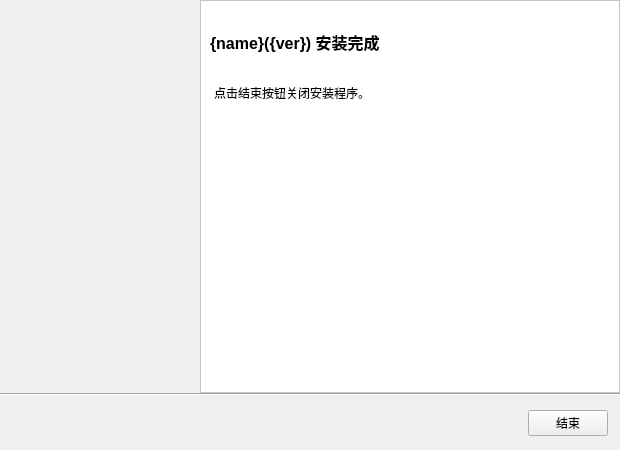
      <widget class="QWidget" name="quit">
       <layout class="QGridLayout" name="gridLayout_5">
        <property name="leftMargin">
         <number>0</number>
        </property>
        <property name="topMargin">
         <number>0</number>
        </property>
        <property name="rightMargin">
         <number>0</number>
        </property>
        <property name="bottomMargin">
         <number>0</number>
        </property>
        <property name="spacing">
         <number>0</number>
        </property>
        <item row="0" column="0">
         <widget class="QFrame" name="frame_20">
          <property name="minimumSize">
           <size>
            <width>620</width>
            <height>450</height>
           </size>
          </property>
          <property name="maximumSize">
           <size>
            <width>620</width>
            <height>450</height>
           </size>
          </property>
          <property name="frameShape">
           <enum>QFrame::NoFrame</enum>
          </property>
          <property name="frameShadow">
           <enum>QFrame::Raised</enum>
          </property>
          <layout class="QGridLayout" name="gridLayout_49">
           <property name="leftMargin">
            <number>0</number>
           </property>
           <property name="topMargin">
            <number>0</number>
           </property>
           <property name="rightMargin">
            <number>0</number>
           </property>
           <property name="bottomMargin">
            <number>0</number>
           </property>
           <property name="spacing">
            <number>0</number>
           </property>
           <item row="0" column="2">
            <widget class="QFrame" name="frame_21">
             <property name="styleSheet">
              <string notr="true">background-color: rgb(255, 255, 255);</string>
             </property>
             <property name="frameShape">
              <enum>QFrame::StyledPanel</enum>
             </property>
             <property name="frameShadow">
              <enum>QFrame::Raised</enum>
             </property>
             <layout class="QGridLayout" name="gridLayout_50">
              <item row="1" column="1">
               <widget class="QLabel" name="ui_p5Title">
                <property name="font">
                 <font>
                  <family>Microsoft YaHei UI</family>
                  <pointsize>12</pointsize>
                  <weight>75</weight>
                  <bold>true</bold>
                 </font>
                </property>
                <property name="text">
                 <string>{name}({ver}) 安装完成</string>
                </property>
               </widget>
              </item>
              <item row="0" column="1">
               <widget class="QLabel" name="label_79">
                <property name="text">
                 <string/>
                </property>
               </widget>
              </item>
              <item row="2" column="1">
               <widget class="QLabel" name="label_78">
                <property name="sizePolicy">
                 <sizepolicy hsizetype="Preferred" vsizetype="Fixed">
                  <horstretch>0</horstretch>
                  <verstretch>0</verstretch>
                 </sizepolicy>
                </property>
                <property name="text">
                 <string/>
                </property>
               </widget>
              </item>
              <item row="3" column="1">
               <widget class="QPlainTextEdit" name="ui_p5Text">
                <property name="frameShape">
                 <enum>QFrame::NoFrame</enum>
                </property>
                <property name="lineWrapMode">
                 <enum>QPlainTextEdit::WidgetWidth</enum>
                </property>
                <property name="plainText">
                 <string>点击结束按钮关闭安装程序。
</string>
                </property>
                <property name="cursorWidth">
                 <number>0</number>
                </property>
                <property name="textInteractionFlags">
                 <set>Qt::TextSelectableByKeyboard|Qt::TextSelectableByMouse</set>
                </property>
               </widget>
              </item>
             </layout>
            </widget>
           </item>
           <item row="1" column="0" colspan="3">
            <widget class="Line" name="line_16">
             <property name="orientation">
              <enum>Qt::Horizontal</enum>
             </property>
            </widget>
           </item>
           <item row="2" column="0">
            <widget class="QLabel" name="label_80">
             <property name="text">
              <string/>
             </property>
            </widget>
           </item>
           <item row="3" column="0" colspan="3">
            <widget class="QWidget" name="widget_19" native="true">
             <property name="sizePolicy">
              <sizepolicy hsizetype="Preferred" vsizetype="Fixed">
               <horstretch>0</horstretch>
               <verstretch>0</verstretch>
              </sizepolicy>
             </property>
             <layout class="QHBoxLayout" name="horizontalLayout_16">
              <property name="spacing">
               <number>5</number>
              </property>
              <property name="leftMargin">
               <number>0</number>
              </property>
              <property name="topMargin">
               <number>0</number>
              </property>
              <property name="rightMargin">
               <number>0</number>
              </property>
              <property name="bottomMargin">
               <number>0</number>
              </property>
              <item>
               <spacer name="horizontalSpacer_15">
                <property name="orientation">
                 <enum>Qt::Horizontal</enum>
                </property>
                <property name="sizeHint" stdset="0">
                 <size>
                  <width>161</width>
                  <height>20</height>
                 </size>
                </property>
               </spacer>
              </item>
              <item>
               <widget class="QPushButton" name="ui_p5Finish">
                <property name="text">
                 <string>结束</string>
                </property>
               </widget>
              </item>
              <item>
               <widget class="QLabel" name="label_81">
                <property name="text">
                 <string/>
                </property>
               </widget>
              </item>
             </layout>
            </widget>
           </item>
           <item row="4" column="0">
            <widget class="QLabel" name="label_83">
             <property name="text">
              <string/>
             </property>
            </widget>
           </item>
           <item row="0" column="0" colspan="2">
            <widget class="QWidget" name="widget_20" native="true">
             <property name="minimumSize">
              <size>
               <width>200</width>
               <height>0</height>
              </size>
             </property>
             <property name="maximumSize">
              <size>
               <width>200</width>
               <height>16777215</height>
              </size>
             </property>
             <property name="styleSheet">
              <string notr="true">background-color: rgb(240, 240, 240);</string>
             </property>
             <layout class="QVBoxLayout" name="verticalLayout_6">
              <property name="spacing">
               <number>0</number>
              </property>
              <property name="leftMargin">
               <number>0</number>
              </property>
              <property name="topMargin">
               <number>0</number>
              </property>
              <property name="rightMargin">
               <number>0</number>
              </property>
              <property name="bottomMargin">
               <number>0</number>
              </property>
              <item>
               <widget class="QLabel" name="ui_p5Image">
                <property name="font">
                 <font>
                  <italic>true</italic>
                 </font>
                </property>
                <property name="text">
                 <string/>
                </property>
                <property name="textFormat">
                 <enum>Qt::PlainText</enum>
                </property>
                <property name="scaledContents">
                 <bool>true</bool>
                </property>
                <property name="wordWrap">
                 <bool>true</bool>
                </property>
               </widget>
              </item>
             </layout>
            </widget>
           </item>
          </layout>
         </widget>
        </item>
       </layout>
      </widget>
